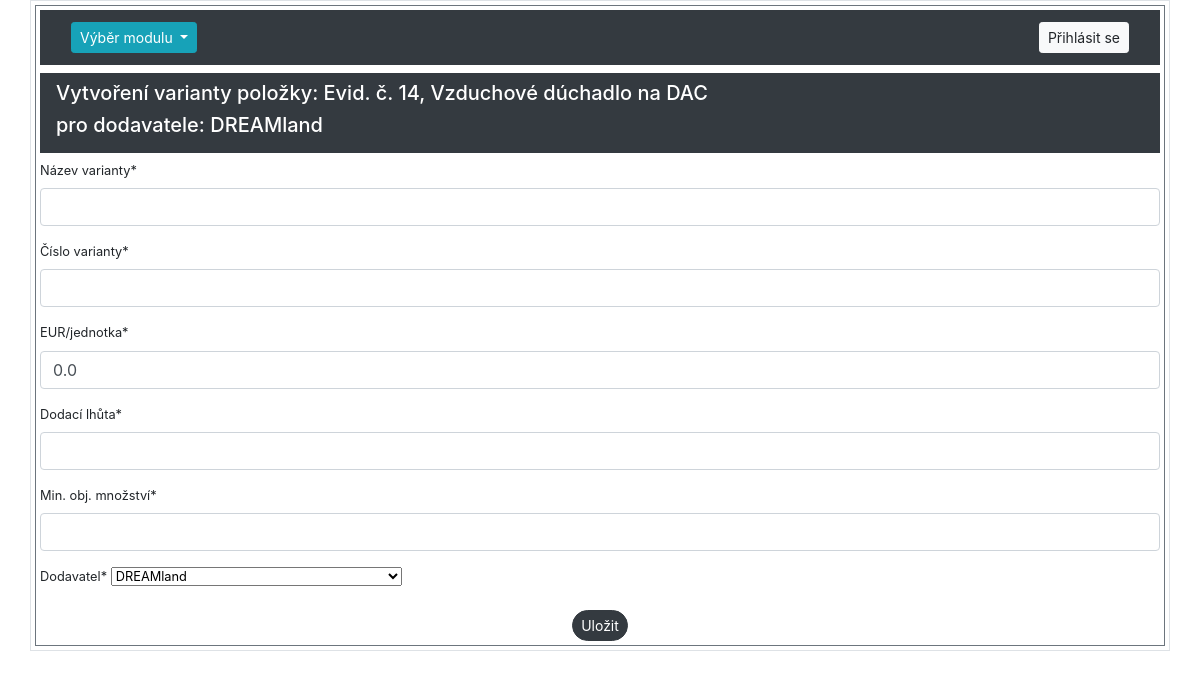
The app's page /sklad/14/create_varianty_with_dodavatel/14/ with its own data.
### hpm_sklad/models.py (models this page shows, shortened)
class Sklad(models.Model):
    class Meta:
        ordering = ["-evidencni_cislo"]
        verbose_name_plural = "Skladové položky"
    evidencni_cislo = models.AutoField(primary_key=True, verbose_name="Evidenční číslo")
    interne_cislo = models.IntegerField(null=True, verbose_name="Číslo karty")
    objednano = models.CharField(max_length=100, null=True, blank=True, verbose_name="Objednáno?")
    nazev_dilu = models.CharField(max_length=100, verbose_name="Název dílu")
    min_mnozstvi_ks = models.PositiveIntegerField(default=0, verbose_name="Minimum")
    mnozstvi = models.PositiveIntegerField(default=0, verbose_name="Množství")
    jednotky = models.CharField(max_length=10, choices=JEDNOTKY_CHOICES, default='ks', verbose_name="Jednotky")
    umisteni = models.CharField(max_length=25, null=True, verbose_name="Umístění")
    dodavatel = models.CharField(max_length=70, null=True, blank=True, verbose_name="Dodavatel")
    datum_nakupu = models.DateField(null=True, blank=True, verbose_name="Datum nákupu")
    cislo_objednavky = models.CharField(max_length=20, null=True, blank=True, verbose_name="Číslo objednávky")
    jednotkova_cena_eur = models.FloatField(default=0.0, validators=[MinValueValidator(0.0)], verbose_name="EUR/jednotka")
    celkova_cena_eur = models.FloatField(default=0.0, validators=[MinValueValidator(0.0)], verbose_name="Celkem EUR")
    poznamka = models.CharField(null=True, blank=True, max_length=200, verbose_name="Poznámka")
    ucetnictvi = models.BooleanField(default=True, verbose_name="Účetnictví")
    kriticky_dil = models.BooleanField(default=False, verbose_name="Kritický díl")
    hsh = models.BooleanField(default=False, verbose_name="HSH")
    tq8 = models.BooleanField(default=False, verbose_name="TQ8")
    tqf_xl1 = models.BooleanField(default=False, verbose_name="TQF XL1")
    tqf_xl2 = models.BooleanField(default=False, verbose_name="TQF XL2")
    dc_xl = models.BooleanField(default=False, verbose_name="DC XL")
    dac_xl1_2 = models.BooleanField(default=False, verbose_name="DAC XL1-2")
    dl_xl = models.BooleanField(default=False, verbose_name="DL XL")
    dac = models.BooleanField(default=False, verbose_name="DAC")
    lac_1 = models.BooleanField(default=False, verbose_name="LAC 1")
    lac_2 = models.BooleanField(default=False, verbose_name="LAC 2")
    ipsen_ene = models.BooleanField(default=False, verbose_name="IPSEN ENE")
    hsh_ene = models.BooleanField(default=False, verbose_name="HSH ENE")
    xl_ene1 = models.BooleanField(default=False, verbose_name="XL ENE1")
    xl_ene2 = models.BooleanField(default=False, verbose_name="XL ENE2")
    ipsen_w = models.BooleanField(default=False, verbose_name="IPSEN W")
    hsh_w = models.BooleanField(default=False, verbose_name="HSH W")
    kw = models.BooleanField(default=False, verbose_name="KW")
    kw1 = models.BooleanField(default=False, verbose_name="KW 1")
    kw2 = models.BooleanField(default=False, verbose_name="KW 2")
    kw3 = models.BooleanField(default=False, verbose_name="KW 3")
    mikrof = models.BooleanField(default=False, verbose_name="MIKROF")
    history = HistoricalRecords()
    def __str__(self):
        return "Evid. č. " + str(self.evidencni_cislo) + ", " + self.nazev_dilu

class Dodavatele(models.Model):
    class Meta:
        verbose_name_plural = "Dodavatelé"
    LANGUAGE_CHOICES = [
        ('CZ', 'Český'),
        ('SK', 'Slovenský'),
        ('DE', 'Německý'),
        ('EN', 'Anglický')
    ]
    dodavatel = models.CharField(max_length=100, verbose_name="Dodavatel")
    kontakt = models.CharField(null=True, max_length=100, verbose_name="Kontaktní osoba")
    email = models.EmailField(null=True, max_length=100, verbose_name="E-mail")
    telefon = models.CharField(null=True, max_length=20, verbose_name="Telefon")
    jazyk = models.CharField(null=True, max_length=2, choices=LANGUAGE_CHOICES, default='CZ', verbose_name="Jazyk")
    def __str__(self):
        return f"{self.dodavatel}"

### hpm_sklad/views.py (the view, shortened to what this page needs)
# urls.py: path('sklad/<int:pk>/create_varianty_with_dodavatel/<int:dodavatel>/', views.VariantyWithDodavatelCreateView.as_view(), name='create_varianty_with_dodavatel'),
class VariantyWithDodavatelCreateView(CreateView):
    model = Varianty
    form_class = VariantyCreateForm
    template_name = 'hpm_sklad/create_varianty_with_dodavatel.html'
    success_url = reverse_lazy('sklad')
    def get_initial(self):
        initial = super().get_initial()
        dodavatel_id = self.kwargs.get('dodavatel')
        if dodavatel_id:
            initial['dodavatel'] = Dodavatele.objects.get(id=dodavatel_id)
        return initial
    def get_context_data(self, **kwargs):
        context = super().get_context_data(**kwargs)
        dodavatel_id = self.kwargs.get('dodavatel')
        skladova_polozka = get_object_or_404(Sklad, pk=self.kwargs.get('pk'))
        context['skladova_polozka'] = skladova_polozka
        if dodavatel_id:
            dodavatel_object = Dodavatele.objects.get(id=dodavatel_id)
            context['dodavatel'] = dodavatel_object
            context['dodavatel_id'] = dodavatel_id  # Dodání ID do kontextu
        return context

### hpm_sklad/forms.py
class VariantyCreateForm(forms.ModelForm):
    class Meta:
        model = Varianty
        fields = ["nazev_varianty", "cislo_varianty", "jednotkova_cena_eur", "dodaci_lhuta",
                  "min_obj_mnozstvi", "dodavatel",]
        widgets = {
            'jednotkova_cena_eur': forms.NumberInput(attrs={'min': '0'}),
            }
    def __init__(self, *args, **kwargs):
        super(VariantyCreateForm, self).__init__(*args, **kwargs)
        self.helper = FormHelper(self)
        self.helper.form_class = 'form-grid'
        self.helper.form_method = 'post'
        self.helper.layout = Layout(
            Div(
                Div(*[Field(field) for field in self.Meta.fields], css_class='form-column small'),
                Div(Submit('submit', 'Uložit', css_class="btn btn-sm btn-dark rounded-pill"),
                    css_class='d-flex justify-content-center mt-3'
                    )
                )
            )

### hpm_sklad/templates/hpm_sklad/create_varianty_with_dodavatel.html (shortened to what this page needs)
{% extends "hpm_sklad/base.html" %}
{% load static %}
{% load crispy_forms_tags %}
{% block left_content %}
<div class="bg-dark text-white my-2">
    <div class="mx-3 py-2">
        <p class="h5">Vytvoření varianty položky: {{ skladova_polozka }}</p>
        <p class="h5">pro dodavatele: {{ dodavatel }}</p>
    </div>
</div>
<form class="mt-2" method="post" action="{% url 'create_varianty_with_dodavatel' skladova_polozka.pk dodavatel_id %}">
    {% crispy form %}
</form>
{% endblock %}

### records on screen
Sklad: evidencni_cislo+nazev_dilu "Evid. č. 14, Vzduchové dúchadlo na DAC"
Dodavatele: dodavatel "DREAMland"
Dodavatele: dodavatel "DREAMland"
